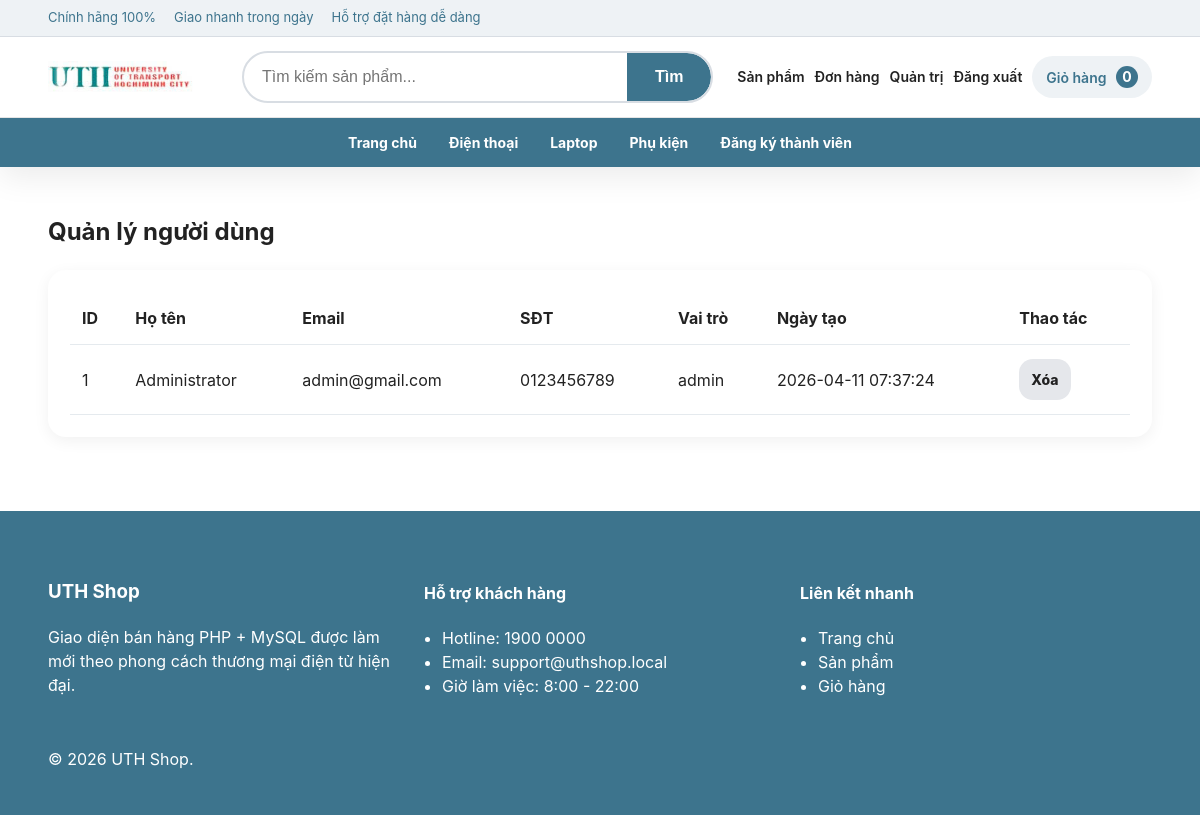
Screenshot of /admin/users/index.php (signed in) with the database file from the repository.
### tables this page shows
CREATE TABLE IF NOT EXISTS users (
    id INT AUTO_INCREMENT PRIMARY KEY,
    full_name VARCHAR(100) NOT NULL,
    email VARCHAR(100) NOT NULL UNIQUE,
    password VARCHAR(255) NOT NULL,
    phone VARCHAR(20),
    address TEXT,
    role ENUM('admin', 'user') DEFAULT 'user',
    created_at TIMESTAMP DEFAULT CURRENT_TIMESTAMP
);

### includes/functions.php (called while the page is built, shortened)
<?php
function sanitize($value) {
    return htmlspecialchars((string)$value, ENT_QUOTES, 'UTF-8');
}
?>

### admin/users/index.php (the view)
<?php
require_once __DIR__ . '/../../config/database.php'; require_once __DIR__ . '/../../includes/functions.php'; require_once __DIR__ . '/../../includes/auth.php'; requireAdmin(); $items = $conn->query('SELECT id, full_name, email, phone, role, created_at FROM users ORDER BY id DESC'); include __DIR__ . '/../../includes/header.php';
?>
<section class="section-title"><h2>Quản lý người dùng</h2></section>
<div class="cart-table-wrap"><table class="cart-table"><thead><tr><th>ID</th><th>Họ tên</th><th>Email</th><th>SĐT</th><th>Vai trò</th><th>Ngày tạo</th><th>Thao tác</th></tr></thead><tbody>
<?php while ($row = $items->fetch_assoc()): ?>
<tr><td><?php echo $row['id']; ?></td><td><?php echo sanitize($row['full_name']); ?></td><td><?php echo sanitize($row['email']); ?></td><td><?php echo sanitize($row['phone']); ?></td><td><?php echo sanitize($row['role']); ?></td><td><?php echo sanitize($row['created_at']); ?></td><td><a class="btn small danger" href="/Web/admin/users/delete.php?id=<?php echo $row['id']; ?>" onclick="return confirm('Xóa người dùng này?')">Xóa</a></td></tr>
<?php endwhile; ?>
</tbody></table></div>
<?php include __DIR__ . '/../../includes/footer.php'; ?>

### assets/css/style.css (style rules this page uses)
body { margin: 0; font-family: -apple-system, BlinkMacSystemFont, "Segoe UI", Roboto, "Helvetica Neue", Arial, sans-serif; background: #ffffff; color: #222; line-height: 1.5; }
.promo-card, .product-card, .auth-box, .card-block, .empty-box, .cart-table-wrap, .detail-card, .listing-hero { background: #fff; border-radius: 18px; box-shadow: 0 4px 16px rgba(0, 0, 0, 0.06); }
.btn { border: none; background: #e5e7eb; color: #222; padding: 12px 16px; border-radius: 14px; cursor: pointer; text-decoration: none; display: inline-block; font-weight: 800; transition: transform 0.18s ease, opacity 0.18s ease; }
.btn.small { padding: 10px 12px; font-size: 14px; }
.cart-table-wrap, .detail-card, .auth-box, .card-block, .empty-box { padding: 22px; }
.cart-table { width: 100%; border-collapse: collapse; }
.cart-table th, .cart-table td { padding: 14px 12px; border-bottom: 1px solid #e5eaee; text-align: left; }

### rows the page displays
users: id "1", full_name "Administrator", email "admin@gmail.com", phone "0123456789", role "admin", created_at "2026-04-11 07:37:24"

### other values shown
$cartCount "0"
